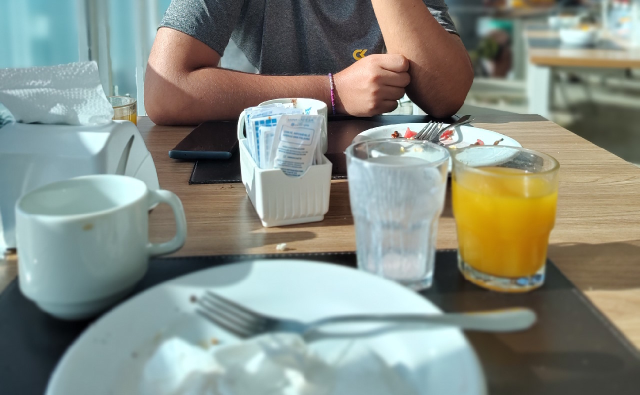
#> input picture ejercicioIntegrador2/sample2.jpg, 1280 x 790 px (shown at 1/2 size)
$ jupyter execute ejercicioIntegrador2_lab.ipynb   (shell and % lines are left out)
#> lines starting #> are read from the running program, lines starting #| are printed output that depends on the picture; after the words box and inside, x2 and y2 are one past the last pixel; in counts of white or black regions, pixels touching at a corner belong together
<a href="https://colab.research.google.com/github/gimb99/gbgTPDI/blob/develop/ejercicioIntegrador2/ejercicioIntegrador2_lab.ipynb" target="_parent"></a>

En esta actividad, vamos a poner en práctica todo lo que aprendimos sobre procesamiento de imágenes para crear un proyecto.

Objetivo: El objetivo de este proyecto es que utilicen procedimientos básicos de procesamiento de imágenes para leer una imagen, aplicarle mejoras, segmentar objetos y mostrar los resultados en una presentación visual.

Duración: Tenemos 1 hora para completar este desafío.

##Preparación:

Entorno: Vamos a usar Google Colab, que ya tiene todo lo que necesitamos instalado.

##Imágenes:

Les voy a proporcionar un conjunto de imágenes de ejemplo para que elijan la que más les guste. Hay de todo un poco: paisajes, objetos, retratos... ¡para que tengan variedad!

Si prefieren, ¡pueden usar sus propias fotos! Solo recuerden elegir una imagen con buena iluminación y calidad para que los resultados sean los mejores.

Google Colab: Este cuaderno ya está listo para que trabajen. Solo tienen que seguir las instrucciones y completar el código en los espacios indicados.

Pasos a seguir:

##1. ¡Empecemos importando las bibliotecas!
Lo primero que vamos a hacer es importar las herramientas que vamos a utilizar.

[cell 1]
import cv2
import matplotlib.pyplot as plt
import numpy as np

## 2. Leyendo y viendo nuestra imagen
Subir la imagen: Si van a usar una foto propia, súbanla a Google Colab. Para hacerlo, hagan clic en el ícono de la carpeta en la barra lateral izquierda, luego en el ícono de "Subir" y seleccionen su archivo.

Leer la imagen: Con cv2.imread(), vamos a leer la imagen que eligieron. Recuerden que OpenCV lee las imágenes en formato BGR, así que la vamos a convertir a RGB para poder verla bien con Matplotlib.

Mostrar la imagen original: Usaremos matplotlib.pyplot para ver la imagen tal como es al principio.

[cell 2]
idImage = "sample2.jpg"

[cell 3]
imagenCrudo = cv2.imread(idImage)
#> imagenCrudo is the input picture: shape (790, 1280, 3); mean B, G, R 130.7, 140.5, 133.9
#Validar si cargo bien
if imagenCrudo is None:
    raise ValueError("La imagen no se pudo cargar. Asegúrate de que la ruta es correcta.")

[cell 4]
plt.imshow(imagenCrudo)
plt.show()

### Pre-procesamiento a RGB

[cell 5]
imagen = cv2.cvtColor(imagenCrudo, cv2.COLOR_BGR2RGB)
plt.axis("off")
plt.imshow(imagen)

#### Por qué elegimos esta imagen?

Se elige esta imagen ya que se puede observar un objeto de un color distintivo que no se mezcla con el resto de la imagen, permitiendo una segmentación más sencilla considerando el tiempo que disponemos

### Pre-analisis de imagen

#### Histograma

[cell 6]
def imhist3(X):
    (N, M, P) = X.shape  # Obtener dimensiones de la imagen
#> N = 790; M = 1280; P = 3
    n = 256  # Número de niveles de colores
    for p in range(3):  # Para cada canal de color
        h = np.zeros((256,))  # Crear un histograma vacío
        for i in range(N):  # Recorrer cada fila
            for j in range(M):  # Recorrer cada columna
                x = X[i, j, p]  # Obtener el valor del píxel
                h[x] += 1  # Incrementar el conteo en el histograma
        plt.figure(figsize=(30, 9))  # Tamaño de la figura
        plt.bar(range(n), h[0:n])  # Mostrar el histograma
        plt.title('Histograma del Canal ' + str(p))  # Título
        plt.show()  # Mostrar figura
#> this loop made 3 passes
#> pass 1, in imhist3, `plt.show()`:
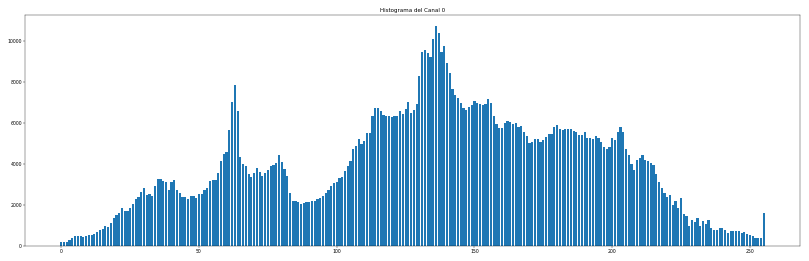
#> figure drawn by matplotlib, 1 panel; tallest bar 10750 high, from x = 135.6 to 136.4
#> pass 2, in imhist3, `plt.show()`:
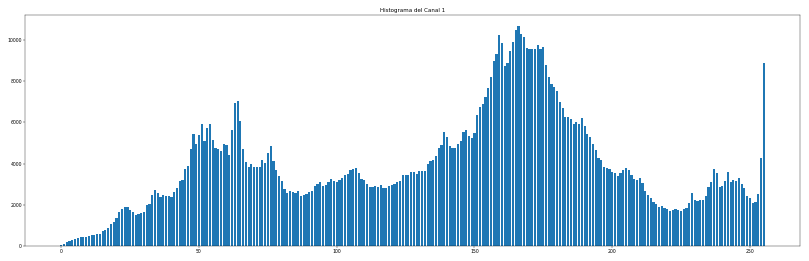
#> figure drawn by matplotlib, 1 panel; tallest bar 10671 high, from x = 165.6 to 166.4

[cell 7]
imhist3(imagen)  # Calcular y mostrar el histograma

Por pre-analisis, podemos darnos una idea que la imagen contiene mayores valores de frecuencia para los canales 0 y 1 (R y G)

##3. ¡Mejorando nuestra imagen!
Ahora vamos a aplicar un par de técnicas para que nuestra imagen se vea aún mejor:

Ajuste de brillo y contraste: Vamos a crear una función para modificar estos aspectos de la imagen.

Ecualización de histograma: Con cv2.equalizeHist(), vamos a mejorar el contraste de la imagen.

*Aclaración del coder: No es recomendable ecualizar cada canal de forma independiente porque puede alterar el balance de color original.*

[cell 8]
imgBalanced = imagenCrudo.copy()  # Hacer una copia de la imagen original
imgBalanced[:, :, 0] = cv2.equalizeHist(imagen[:, :, 0])  # Ecualizar el canal Rojo
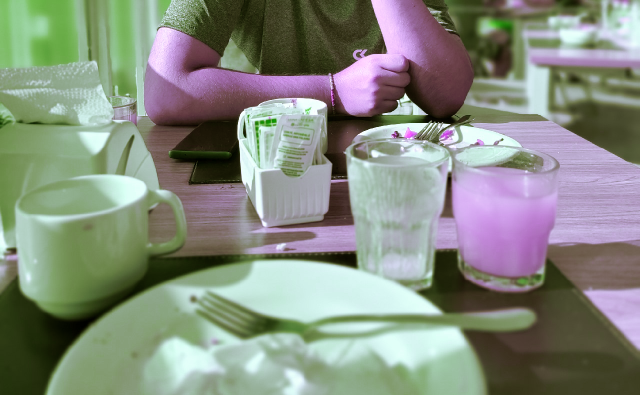
#> imgBalanced: shape (790, 1280, 3) (shown at 1/2 size); mean B, G, R 128.2, 140.5, 133.9
imgBalanced[:, :, 1] = cv2.equalizeHist(imagen[:, :, 1])  # Ecualizar el canal Verde
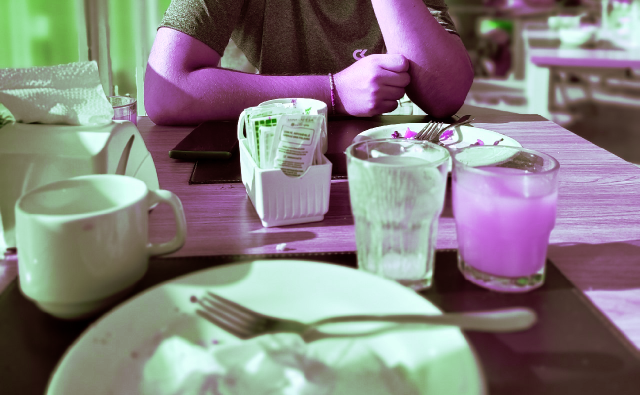
#> imgBalanced: shape (790, 1280, 3) (shown at 1/2 size); mean B, G, R 128.2, 128.2, 133.9
imgBalanced[:, :, 2] = cv2.equalizeHist(imagen[:, :, 2])  # Ecualizar el canal Azul
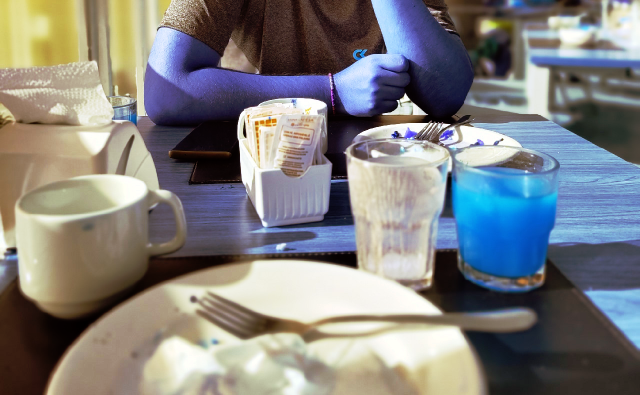
#> imgBalanced: shape (790, 1280, 3) (shown at 1/2 size); mean B, G, R 128.2, 128.2, 128.1

[cell 9]
plt.figure(figsize=(6, 9))  # Tamaño de la figura
imgBalanced = cv2.cvtColor(imagenCrudo, cv2.COLOR_BGR2RGB)
plt.imshow(imgBalanced)  # Mostrar la imagen ecualizada
plt.title('Imagen Ecualizada (por canales)')  # Título
plt.show()  # Mostrar

##4. ¡A segmentar por color!
Ahora viene una parte muy interesante: vamos a separar objetos de la imagen por su color.

Convertir a HSV: Vamos a pasar la imagen de RGB a HSV (Hue, Saturation, Value) porque es más fácil definir rangos de color en HSV.

Definir el rango de color: Vamos a establecer los límites inferior y superior del color que queremos segmentar. En el ejemplo, segmentamos el color rojo de las flores. ¡Presten mucha atención acá! Van a tener que ajustar estos valores para su propia imagen.

Crear una máscara: Con cv2.inRange(), vamos a crear una máscara que nos indique qué píxeles están dentro del rango de color y cuáles no.

Elegimos el color amarillo (R y G)

Como guia, he usado https://www.tydac.ch/color/

[cell 10]
def hex_to_bgr(hex_color):
    # Elimina el '#' si lo tiene y convierte HEX a números enteros para R, G, B
    hex_color = hex_color.lstrip('#')
    r = int(hex_color[0:2], 16)
    g = int(hex_color[2:4], 16)
    b = int(hex_color[4:6], 16)
    # OpenCV utiliza el orden BGR
    return np.array([b, g, r], dtype=np.uint8)

# Definición del color en HEX
color_hex = "CB9804"

# Convertir HEX a BGR
color_bgr = hex_to_bgr(color_hex)
print("Color en BGR:", color_bgr)

Una cosa que debemos tener en cuenta, es que los valores de Hue/Matiz, en la librería OpenCV cubre el rango de **0-179**, lo cual es prácticamente la mitad del rango de 360 grados

[cell 11]
imgHsv = cv2.cvtColor(imagen, cv2.COLOR_RGB2HSV)
#> imgHsv: shape (790, 1280, 3); mean H, S, V 65.3, 61.9, 150.5
limite_inferior = np.array([10, 100, 120])  # Rango inferior del color en HSV
limite_superior = np.array([25, 255, 220])  # Rango superior del color en HSV
mascara = cv2.inRange(imgHsv, limite_inferior, limite_superior)  # Crear una máscara para el color
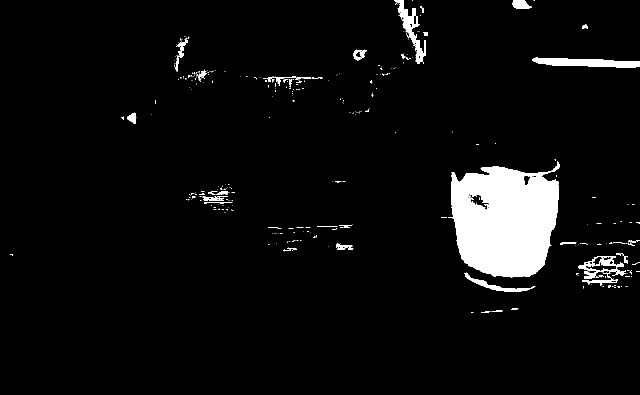
#> mascara: shape (790, 1280) (shown at 1/2 size); 5.1% white; 353 white regions (306 under 20 px)

Aplicar la máscara: Usaremos cv2.bitwise_and() para quedarnos solo con la parte de la imagen que corresponde al color que elegimos.

[cell 12]
imagen_segmentada = cv2.bitwise_and(imagen, imagen, mask=mascara)  # Aplicar la máscara a la imagen original
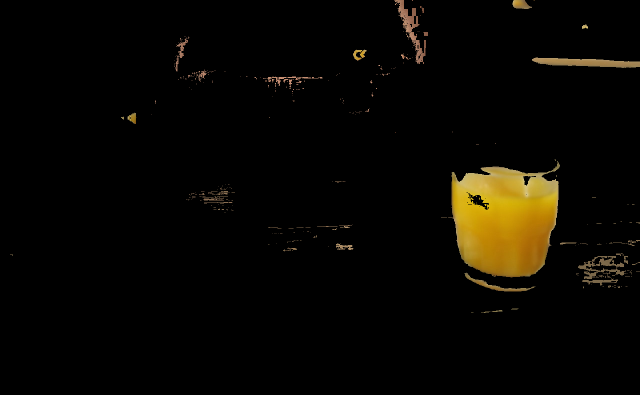
#> imagen_segmentada: shape (790, 1280, 3) (shown at 1/2 size); mean R, G, B 9.1, 7.1, 2.1

[cell 13]
# Mostrar los resultados
plt.figure(figsize=(12, 5))
plt.subplot(1, 3, 2)
plt.title('Original')
plt.axis("off")
plt.imshow(imagen)

plt.subplot(1, 3, 3)
plt.imshow(imagen_segmentada)
plt.title('Segmentada')
plt.axis("off")
plt.show()

##5. ¡Dibujando y escribiendo sobre la imagen!
Para terminar, vamos a agregarle un poco de información a nuestra imagen segmentada.

Dibujar rectángulos: Con `cv2.findContours()` vamos a encontrar los contornos de los objetos que segmentamos,

Con `cv2.boundingRect()` vamos a obtener las coordenadas para dibujar un rectángulo alrededor de ellos.

Usaremos `cv2.rectangle()` para dibujar el rectángulo.

Agregar texto: Con `cv2.putText()`, vamos a agregar un texto que describa los objetos que segmentamos.

[cell 14]
contours, _ = cv2.findContours(mascara, cv2.RETR_EXTERNAL, cv2.CHAIN_APPROX_SIMPLE)
#> contours = 348 contours, 319 with area under 20; largest, box (x1, y1, x2, y2) and area: (903, 322, 1120, 555) 38782, (1064, 115, 1280, 136) 2614, (789, 0, 852, 128) 2014, (1156, 512, 1253, 558) 1770, (929, 545, 1071, 583) 828

if contours:
    # Seleccionamos el contorno más grande (asumiendo que corresponde al objeto de interés).
    largest_contour = max(contours, key=cv2.contourArea)
#> largest_contour = contour of 381 points, box (x1, y1, x2, y2) (903, 322, 1120, 555), area 38782

    # Obtenemos el rectángulo envolvente (bounding box) del contorno.
    x, y, w, h = cv2.boundingRect(largest_contour)
#> x = 903; y = 322; w = 217; h = 233
    print(f"Coordenadas del rectángulo: (x, y, width, height): ({x}, {y}, {w}, {h})")
#| Coordenadas del rectángulo: (x, y, width, height): (903, 322, 217, 233)

    # 6. Dibujar el rectángulo y los bordes del objeto segmentado en color rojo.
    # Hacemos una copia de la imagen original para dibujar.
    image_with_markings = imagen_segmentada.copy()

    # Dibujar el rectángulo (en rojo: [255, 0, 0])
    cv2.rectangle(image_with_markings, (x, y), (x+w, y+h), (255, 0, 0), 2)

    # Dibujar el contorno sobre el objeto segmentado en rojo.
    cv2.drawContours(image_with_markings, [largest_contour], -1, (255, 0, 0), 2)

    txtLabel = "Juguito rico :P"
    txtPosition = (750, 250)
    txtFont = cv2.FONT_HERSHEY_SIMPLEX
    txtSize = 1.2
    txtColor = (255, 255, 255)
    txtThickness = 2
    cv2.putText(image_with_markings, txtLabel, txtPosition, txtFont, txtSize, txtColor, txtThickness)
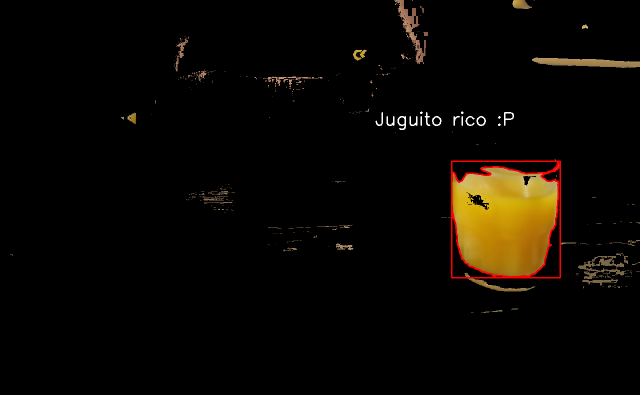
#> image_with_markings: shape (790, 1280, 3) (shown at 1/2 size); mean R, G, B 10.6, 7.2, 2.4

    plt.figure(figsize=(6,6))
    plt.imshow(image_with_markings)
    #plt.title("")
    plt.axis("off")
    plt.show()

else:
    print("No se encontraron contornos para el objeto segmentado.")

$ run again, with ejercicioIntegrador2/sample4.jpg copied over ejercicioIntegrador2/sample2.jpg
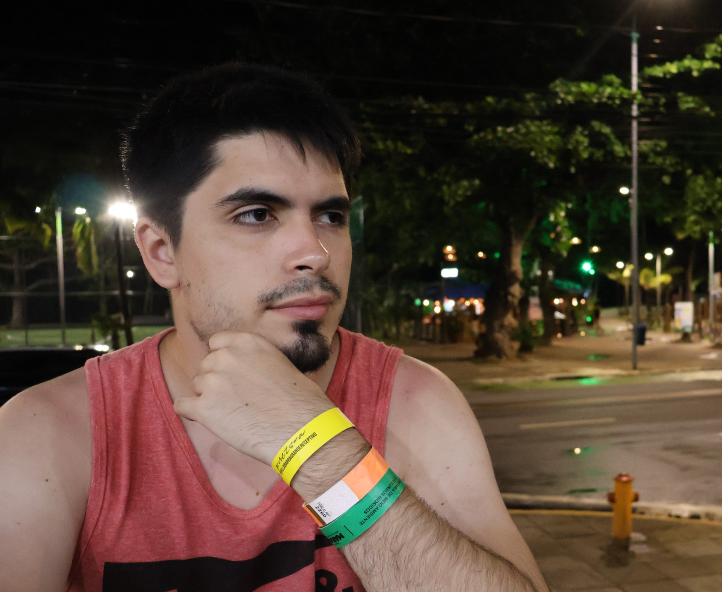
#> input picture ejercicioIntegrador2/sample4.jpg, 1444 x 1184 px (shown at 1/2 size)
#> imagenCrudo is the input picture: shape (1184, 1444, 3); mean B, G, R 53, 65.8, 83.2
#> imgHsv: shape (1184, 1444, 3); mean H, S, V 34.7, 95.9, 84.9
#> `mascara = cv2.inRange(imgHsv, limite_inferior, limite_superior)`:
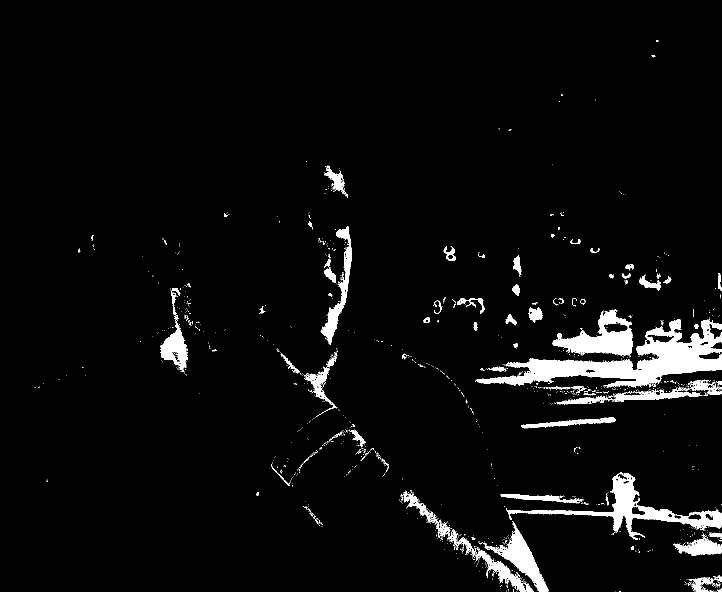
#> mascara: shape (1184, 1444) (shown at 1/2 size); 4.2% white; 1335 white regions (1247 under 20 px)
#> contours = 1321 contours, 1254 with area under 20; largest, box (x1, y1, x2, y2) and area: (950, 638, 1444, 775) 21438, (1012, 945, 1444, 1080) 9360, (1104, 619, 1266, 713) 7184, (966, 1042, 1097, 1184) 4323, (641, 452, 704, 689) 3028
#> largest_contour = contour of 1321 points, box (x1, y1, x2, y2) (950, 638, 1444, 775), area 21438
#> x = 950; y = 638; w = 494; h = 137
#| Coordenadas del rectángulo: (x, y, width, height): (950, 638, 494, 137)
#> `cv2.putText(image_with_markings, txtLabel, txtPosition, txtFont, txtSi..`:
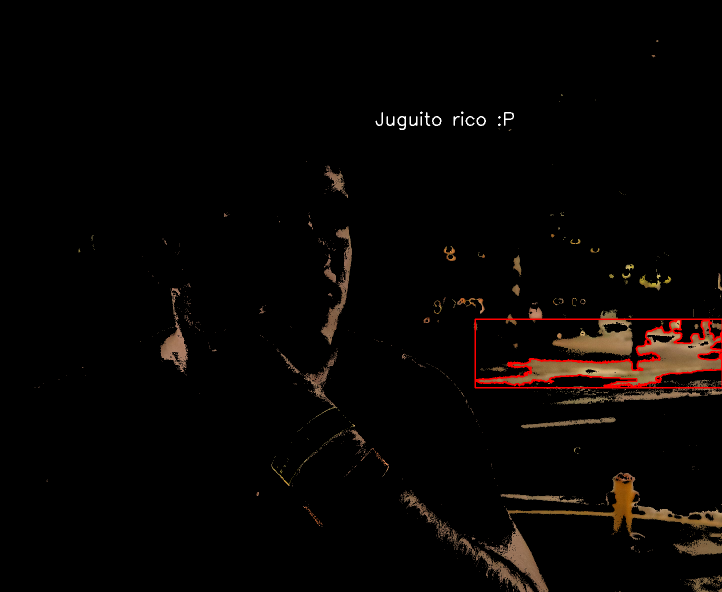
#> image_with_markings: shape (1184, 1444, 3) (shown at 1/2 size); mean R, G, B 7.5, 4.6, 3.1
